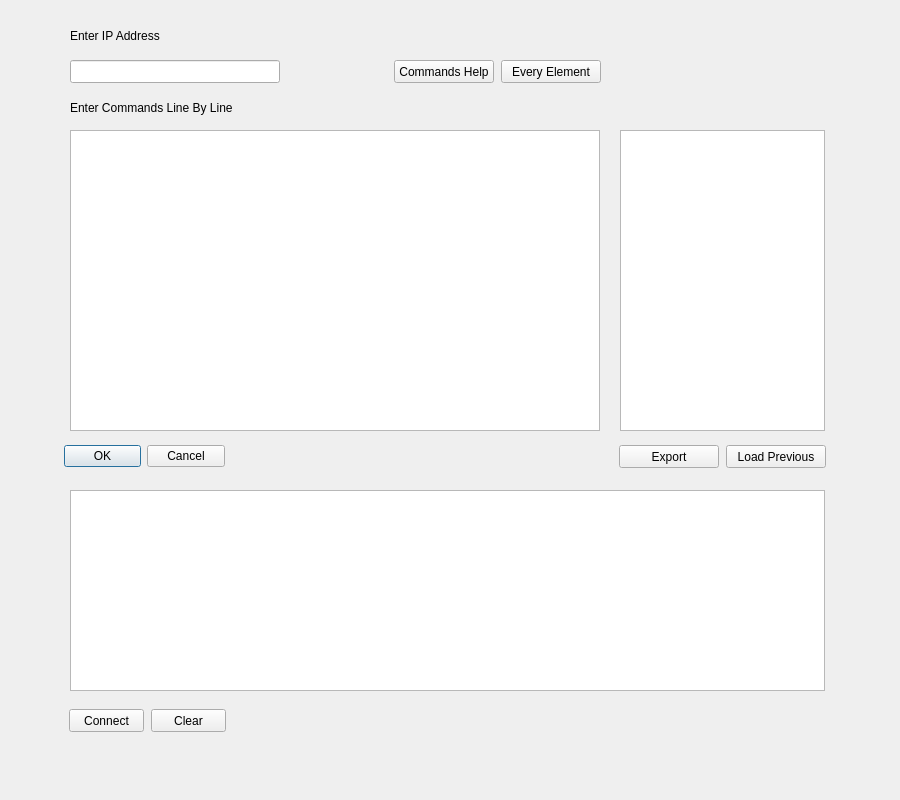
<?xml version="1.0" encoding="UTF-8"?>
<ui version="4.0">
 <class>Dialog</class>
 <widget class="QDialog" name="Dialog">
  <property name="geometry">
   <rect>
    <x>0</x>
    <y>0</y>
    <width>900</width>
    <height>800</height>
   </rect>
  </property>
  <property name="windowTitle">
   <string>Dialog</string>
  </property>
  <widget class="QDialogButtonBox" name="buttonBox">
   <property name="geometry">
    <rect>
     <x>64</x>
     <y>445</y>
     <width>161</width>
     <height>23</height>
    </rect>
   </property>
   <property name="orientation">
    <enum>Qt::Horizontal</enum>
   </property>
   <property name="standardButtons">
    <set>QDialogButtonBox::Cancel|QDialogButtonBox::Ok</set>
   </property>
  </widget>
  <widget class="QPlainTextEdit" name="commandsTextBox">
   <property name="geometry">
    <rect>
     <x>70</x>
     <y>130</y>
     <width>530</width>
     <height>301</height>
    </rect>
   </property>
  </widget>
  <widget class="QLabel" name="label">
   <property name="geometry">
    <rect>
     <x>70</x>
     <y>20</y>
     <width>91</width>
     <height>31</height>
    </rect>
   </property>
   <property name="text">
    <string>Enter IP Address</string>
   </property>
  </widget>
  <widget class="QPushButton" name="exportScriptButton">
   <property name="geometry">
    <rect>
     <x>619</x>
     <y>445</y>
     <width>100</width>
     <height>23</height>
    </rect>
   </property>
   <property name="text">
    <string>Export</string>
   </property>
  </widget>
  <widget class="QLabel" name="label_2">
   <property name="geometry">
    <rect>
     <x>70</x>
     <y>100</y>
     <width>171</width>
     <height>16</height>
    </rect>
   </property>
   <property name="text">
    <string>Enter Commands Line By Line</string>
   </property>
  </widget>
  <widget class="QPushButton" name="loadScriptButton">
   <property name="geometry">
    <rect>
     <x>726</x>
     <y>445</y>
     <width>100</width>
     <height>23</height>
    </rect>
   </property>
   <property name="text">
    <string>Load Previous</string>
   </property>
  </widget>
  <widget class="QLineEdit" name="addressTextBox">
   <property name="geometry">
    <rect>
     <x>70</x>
     <y>60</y>
     <width>210</width>
     <height>23</height>
    </rect>
   </property>
  </widget>
  <widget class="QPushButton" name="elementNamesButton">
   <property name="geometry">
    <rect>
     <x>501</x>
     <y>60</y>
     <width>100</width>
     <height>23</height>
    </rect>
   </property>
   <property name="text">
    <string>Every Element</string>
   </property>
  </widget>
  <widget class="QListWidget" name="testQueue">
   <property name="geometry">
    <rect>
     <x>620</x>
     <y>130</y>
     <width>205</width>
     <height>301</height>
    </rect>
   </property>
  </widget>
  <widget class="QPushButton" name="instructionsButton">
   <property name="geometry">
    <rect>
     <x>394</x>
     <y>60</y>
     <width>100</width>
     <height>23</height>
    </rect>
   </property>
   <property name="text">
    <string>Commands Help</string>
   </property>
  </widget>
  <widget class="QPushButton" name="connectButton">
   <property name="geometry">
    <rect>
     <x>69</x>
     <y>709</y>
     <width>75</width>
     <height>23</height>
    </rect>
   </property>
   <property name="text">
    <string>Connect</string>
   </property>
  </widget>
  <widget class="QPushButton" name="clearButton">
   <property name="geometry">
    <rect>
     <x>151</x>
     <y>709</y>
     <width>75</width>
     <height>23</height>
    </rect>
   </property>
   <property name="text">
    <string>Clear</string>
   </property>
  </widget>
  <widget class="QTextBrowser" name="logViewer">
   <property name="geometry">
    <rect>
     <x>70</x>
     <y>490</y>
     <width>755</width>
     <height>201</height>
    </rect>
   </property>
   <property name="font">
    <font>
     <family>Courier</family>
    </font>
   </property>
   <property name="lineWrapMode">
    <enum>QTextEdit::NoWrap</enum>
   </property>
  </widget>
 </widget>
 <resources/>
 <connections>
  <connection>
   <sender>buttonBox</sender>
   <signal>accepted()</signal>
   <receiver>Dialog</receiver>
   <slot>showFullScreen()</slot>
   <hints>
    <hint type="sourcelabel">
     <x>248</x>
     <y>254</y>
    </hint>
    <hint type="destinationlabel">
     <x>157</x>
     <y>274</y>
    </hint>
   </hints>
  </connection>
  <connection>
   <sender>buttonBox</sender>
   <signal>rejected()</signal>
   <receiver>Dialog</receiver>
   <slot>reject()</slot>
   <hints>
    <hint type="sourcelabel">
     <x>316</x>
     <y>260</y>
    </hint>
    <hint type="destinationlabel">
     <x>286</x>
     <y>274</y>
    </hint>
   </hints>
  </connection>
 </connections>
</ui>
